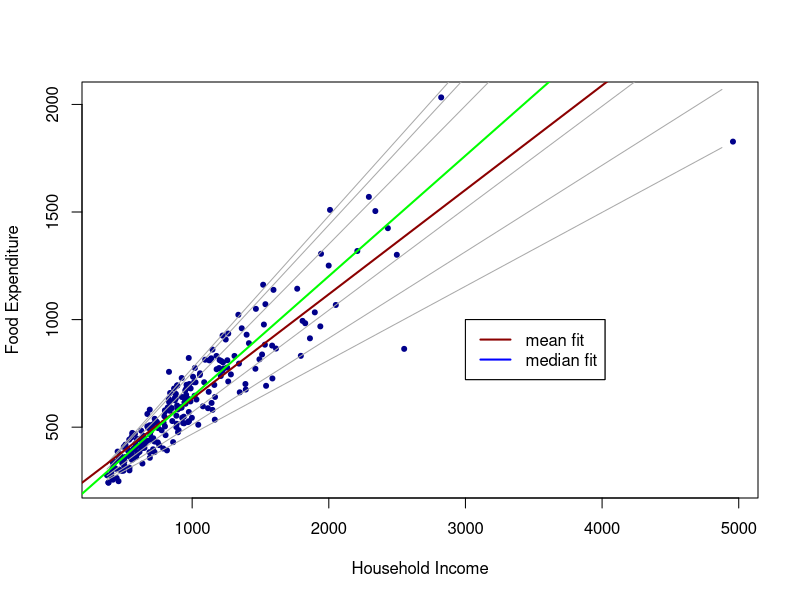

Write R code to recreate this figure.
# R Statistics Essential Training
# Ex07_08
# Computing robust statistics for bivariate associations 
# Using quantile regression 
# Useful for times when you don't have assumptions to proceed with standard reg
# Ie: lacking Normal distributions, Assumptions: homoskadisticity, equality of variance 
# Reference for plotting
browseURL("https://www.statmethods.net/advgraphs/parameters.html")


# Example from "quantreg" package 
require(quantreg)
?rq  # Help on "quantile regression" in quantreg package
data(engel)
?engel
# Attach engel to quickly access short cut references 
attach(engel)

# Quantile regression process 
# Create empty dataframe 
plot(income, # create plot frame
     foodexp,
     xlab = "Household Income",
     ylab = "Food Expenditure",
     type = "n",
     cex = .5)
# cex - 	number indicating the amount by which plotting text and symbols should be scaled relative to the default. 
# 1=default, 1.5 is 50% larger, 0.5 is 50% smaller, etc.



# Put points in for data 
# Conventional scatter plot
points(income, # Points in plot
       foodexp,
       pch = 20, # pch= option to specify symbols to use when plotting points
       col = "darkblue")
# Outliers mean that this is a heteorskedastic plot - perfect for quantile regression

# Fit plots on line
taus <- c(.05, .1, .25, .75, .9, .95) # Quantiles


# Use these values to calculate verticle height of quantile reg. lines
# Sequence going accross G- range of min & max income 
xx <- seq(min(income), max(income), 100) # X values - not charted go into calculation of reg. lines

# Get coefficiants & refer to quantiles 
# rm(f) - note: one missing ( cused it to be null and mess up code for yy
f <- coef(rq((foodexp)~(income), tau=taus)) # Coefficients
f
# Use xx & f to calculate values of y in each of the regression lines
yy <- cbind(1, xx)%*%f  # Y values 

# For loop going through each quantile value and drawing lines 
for(i in 1: length(taus)){
  lines(xx, yy[, i], col = "darkgray")
}


# Draw regression lines 
# Standard LS regression - pulled by outlier: poor performance in this case
abline(lm(foodexp ~ income),
       col = "darkred",
       lwd = 2) # two pixels 

# Median regression: Quantile reg line - less influenced by outlier: perfect for accounting for heteroskadasticity
abline(rq(foodexp ~ income),
       col = "green",
       lwd = 2) 

# Add legand - 3000 on houshold income/ 1000 on food expenditure 
legend(3000, 1000, 
       c("mean fit", "median fit"),
       col = c("darkred", "green"),
       lty = 1,
       lwd = 2)


legend(3000, 1000,  # Plot legend
       c("mean fit", "median fit"), # what to plot 
       col = c("darkred", "blue"),
       lty = 1, # solid line = 1
       lwd = 2) # 2 pixel thick 

# Summary: This matters because using a regular regression adhearing to the assumptions of a standard linear regress
# (ie: Normal distribution, homoskadistacity, etc), you generate the model that fits your plots. 
# If you fit a standard linear regression plot on data that don't meet those assumptions, you creat problems. Bad assestment, inacurate predictions.
# Notice here that the standard linear regession determines that food expenditure is less slightly less sensitive to household income.
# The quantile regression model which accounts for heteorskedasticity (presence of outliers way out) shows that food expenditure is much more influenced by hinc.
# The impact is much more noticible with increases in hinc (around 1050)


# Clean up 
detach(engel)
detach("package:quantreg", unload = TRUE)
rm(list = ls())
dev.off()
